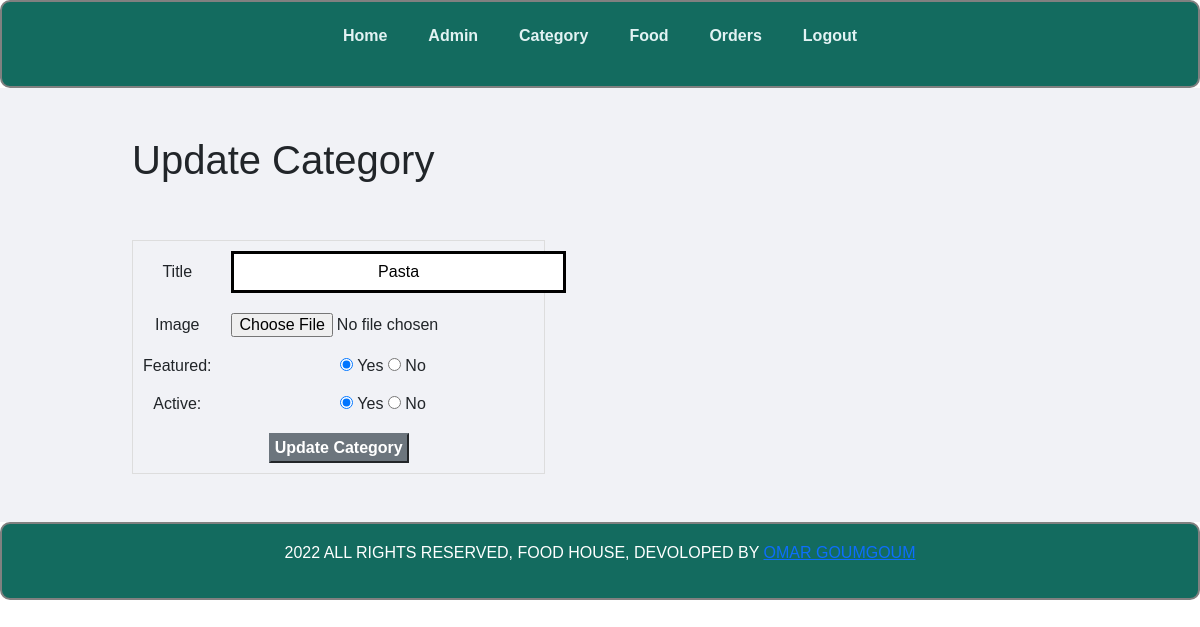
The page /admin/update-category.php?id=1&image_name=Food category6051.jpg (signed in) on the database its author committed.
### tables this page shows
CREATE TABLE `category` (
  `id` int(11) UNSIGNED NOT NULL,
  `title` varchar(150) NOT NULL,
  `image_name` varchar(255) NOT NULL,
  `featured` varchar(10) NOT NULL,
  `active` varchar(10) NOT NULL
);

### admin/update-category.php (the view, shortened to what this page needs)
<?php include("partials/menu.php"); ?>
    <div class="main-content">
        <div class="wrapper">
        <h1>Update Category</h1>
        <br><br>
        <?php
        $id=$_GET['id'];
        $sql="SELECT*FROM category WHERE id=$id";
        $res=mysqli_query($conn,$sql);
        if($res==true){
            $count=mysqli_num_rows($res);
            if($count==1){
                $row=mysqli_fetch_assoc($res);
                $title=$row['title'];
                $featured=$row['featured'];
                $active=$row['active'];
            }
            else{
                header("location: ".SITEURL."admin/manager-admin.php");
            }
        }
        ?>
        <form action="" method="POST" enctype="multipart/form-data">
            <table class="tble-30">
                <tr>
                    <td>Title</td>
                    <td>
                        <input type="text" name="title" value="<?php echo $title; ?>" class="case">
                    </td>
                </tr>
                <tr>
                <td>Image</td>
                    <td>
                        <input type="file" name="image">
                    </td>
                </tr>
                <td>Featured: </td>
                <td>
                    <input <?php if($featured=="Yes"){echo "checked";} ?> type="radio" name="featured" value="Yes"> Yes
                    <input <?php if($featured=="No"){echo "checked";} ?> type="radio" name="featured" value="No"> No
                </td>
            <tr>
                <td>Active: </td>
                <td>
                    <input <?php if($active=="Yes"){echo "checked";} ?> type="radio" name="active" value="Yes"> Yes
                    <input <?php if($active=="No"){echo "checked";} ?> type="radio" name="active" value="No"> No
                </td>
            </tr>
                <tr>
                    <td colspan="5">
                       <input type="submit" name="submit" value="Update Category" class="btn-secondary">
                    </td>
                </tr>
            </table>
        </form>
    </div>
</div>
<?php include("partials/footer.php"); ?>

### css/admin.css (style rules this page uses)
* { margin: 0; padding: 0; font-family: Arial, Helvetica, sans-serif; }
.wrapper { padding: 1%; width: 80%; margin: 0 auto; }
.tble-30 { width: 30%; }
table, td, th { border: 1px solid #ddd; text-align: center; }
table { border-collapse: collapse; width: 100%; }
th, td { padding: 10px; text-align: center; }
.btn-secondary { background-color: #7bed9f; text-decoration: none; padding: 1%; color: black; font-weight: bold; }
.main-content { background-color:#f1f2f6 ; padding: 3% 0; }
.case { text-align: center; padding: 3% 20%; border: 3px black; border-style: solid; }

### rows shown on the page
category: title "Pasta", featured "☑", active "☑"
